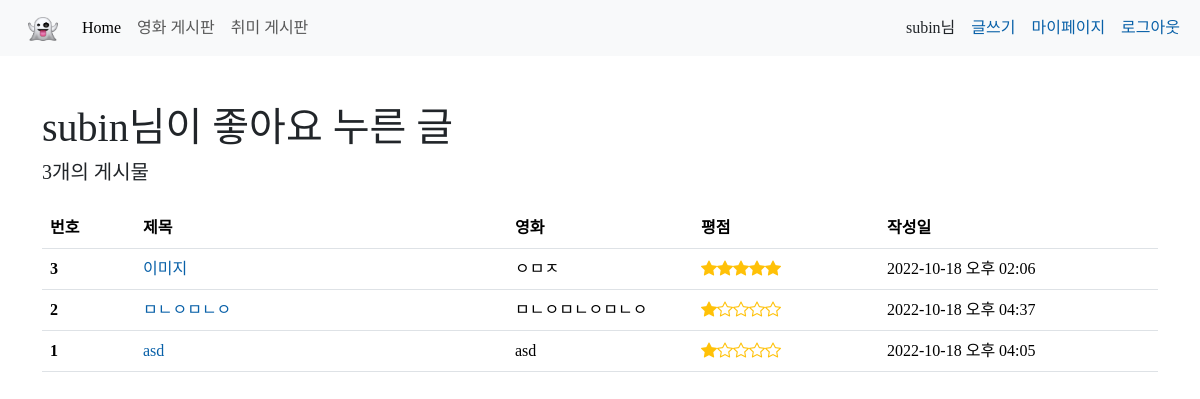
/accounts/6/likes (signed in), run on an earlier commit of the app's database.
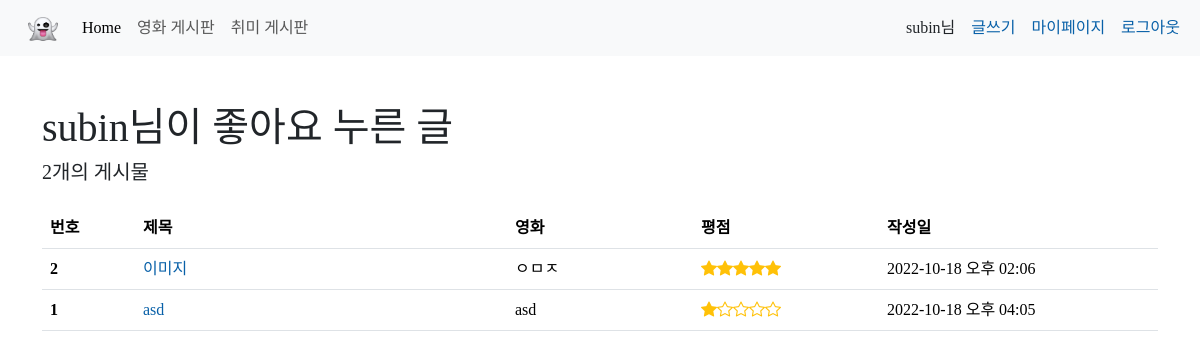
And on a later commit of the database.
### accounts/models.py (models this page shows, shortened)
class User(AbstractUser):
    followings = models.ManyToManyField('self', symmetrical=False, related_name='followers')
    class Meta(AbstractUser.Meta):
        swappable = "AUTH_USER_MODEL"

### articles/models.py (models this page shows)
class Articles(models.Model):
    title = models.CharField(max_length=40)
    content = models.TextField()
    movie_name = models.CharField(max_length=80)
    grade = models.FloatField(default=1.0)
    created_at = models.DateTimeField(auto_now_add=True)
    updated_at = models.DateTimeField(auto_now=True)
    user = models.ForeignKey(get_user_model(), on_delete=models.PROTECT)
    image = ProcessedImageField(upload_to='images/', blank=True, null=True,
                                processors=[ResizeToFill(400, 300)],
                                format='JPEG', options={'quality': 90})
    like_users = models.ManyToManyField(settings.AUTH_USER_MODEL, related_name='like_articles')

### accounts/views.py (the view)
# urls.py: path("<int:pk>/likes", views.likes, name="likes"),
@login_required
def likes(request, pk):
    return render(request, 'accounts/likes.html')

### accounts/templates/accounts/likes.html
{% extends 'base.html' %}
{% load django_bootstrap5 %}
{% block css %}
  <link rel="stylesheet" href="https://cdn.jsdelivr.net/npm/bootstrap-icons@1.9.1/font/bootstrap-icons.css">
{% endblock css %}
{% block content %}
  <div class="container my-5">
    <h1 class="mb-2">{{ request.user }}님이 좋아요 누른 글</h1>
    <h5 class="mb-4">{{ user.like_articles.count }}개의 게시물</h5>
    <div>
      <table class="table table-hover">
        <thead>
          <tr>
            <th scope="col">번호</th>
            <th scope="col">제목</th>
            <th scope="col">영화</th>
            <th scope="col">평점</th>
            <th scope="col">작성일</th>
          </tr>
        </thead>
        <tbody>
          {% for article in user.like_articles.all %}
            <tr>
              <th scope="row" class="align-middle col-md-1">{{ forloop.revcounter }}</td>
              <td class="align-middle col-md-4">
                <a href="{% url 'articles:detail' article.pk %}" class="text-decoration-none">{{ article.title }}</a>
              </td>
              <td class="align-middle col-md-2">{{ article.movie_name }}</td>
              <td class="align-middle col-md-2">
                <div class="d-flex align-items-center">
                  {% if article.grade == 0 %}
                    <div class="text-warning bi-star"></div>
                    <div class="text-warning bi-star"></div>
                    <div class="text-warning bi-star"></div>
                    <div class="text-warning bi-star"></div>
                    <div class="text-warning bi-star"></div>
                  {% elif article.grade == 0.5 %}
                    <div class="text-warning bi-star-half"></div>
                    <div class="text-warning bi-star"></div>
                    <div class="text-warning bi-star"></div>
                    <div class="text-warning bi-star"></div>
                    <div class="text-warning bi-star"></div>
                  {% elif article.grade == 1.0 %}
                    <div class="text-warning bi-star-fill"></div>
                    <div class="text-warning bi-star"></div>
                    <div class="text-warning bi-star"></div>
                    <div class="text-warning bi-star"></div>
                    <div class="text-warning bi-star"></div>
                  {% elif article.grade == 1.5 %}
                    <div class="text-warning bi-star-fill"></div>
                    <div class="text-warning bi-star-half"></div>
                    <div class="text-warning bi-star"></div>
                    <div class="text-warning bi-star"></div>
                    <div class="text-warning bi-star"></div>
                  {% elif article.grade == 2.0 %}
                    <div class="text-warning bi-star-fill"></div>
                    <div class="text-warning bi-star-fill"></div>
                    <div class="text-warning bi-star"></div>
                    <div class="text-warning bi-star"></div>
                    <div class="text-warning bi-star"></div>
                  {% elif article.grade == 2.5 %}
                    <div class="text-warning bi-star-fill"></div>
                    <div class="text-warning bi-star-fill"></div>
                    <div class="text-warning bi-star-half"></div>
                    <div class="text-warning bi-star"></div>
                    <div class="text-warning bi-star"></div>
                  {% elif article.grade == 3.0 %}
                    <div class="text-warning bi-star-fill"></div>
                    <div class="text-warning bi-star-fill"></div>
                    <div class="text-warning bi-star-fill"></div>
                    <div class="text-warning bi-star"></div>
                    <div class="text-warning bi-star"></div>
                  {% elif article.grade == 3.5 %}
                    <div class="text-warning bi-star-fill"></div>
                    <div class="text-warning bi-star-fill"></div>
                    <div class="text-warning bi-star-fill"></div>
                    <div class="text-warning bi-star-half"></div>
                    <div class="text-warning bi-star"></div>
                  {% elif article.grade == 4.0 %}
                    <div class="text-warning bi-star-fill"></div>
                    <div class="text-warning bi-star-fill"></div>
                    <div class="text-warning bi-star-fill"></div>
                    <div class="text-warning bi-star-fill"></div>
                    <div class="text-warning bi-star"></div>
                  {% elif article.grade == 4.5 %}
                    <div class="text-warning bi-star-fill"></div>
                    <div class="text-warning bi-star-fill"></div>
                    <div class="text-warning bi-star-fill"></div>
                    <div class="text-warning bi-star-fill"></div>
                    <div class="text-warning bi-star-half"></div>
                  {% elif article.grade == 5.0 %}
                    <div class="text-warning bi-star-fill"></div>
                    <div class="text-warning bi-star-fill"></div>
                    <div class="text-warning bi-star-fill"></div>
                    <div class="text-warning bi-star-fill"></div>
                    <div class="text-warning bi-star-fill"></div>
                  {% endif %}
                </div>
              </td>
              <td class="align-middle col-md-3">{{ article.created_at|date:'Y-m-d a h:i' }}</td>
            </tr>
          {% endfor %}
        </tbody>
      </table>
    </div>
  </div>
{% endblock content %}

### templates/base.html (shortened to what this page needs)
{% load django_bootstrap5 %}
{% load static %}
<!doctype html>
<html lang="en">
<head>
  {% bootstrap_css %}
  <link rel="stylesheet" href="{% static 'css/styles.css' %}">
  {% block css %}{% endblock css %}
</head>
<body>
  <header>
    <nav class="navbar navbar-expand-lg bg-light">
      <div class="container-fluid">
        <a class="navbar-brand" href="#">
          <img src="{% static 'image/pngwing.com.png' %}" alt="Logo" width="30" height="24" class="d-inline-block align-text-top ms-3">
        </a>
        <div class="collapse navbar-collapse d-flex justify-content-between" id="navbarNavAltMarkup">
          <div class="navbar-nav">
            <a class="nav-link active" aria-current="page" href="{% url 'main' %}">Home</a>
            <a class="nav-link" href="{% url 'articles:index' %}">영화 게시판</a>
            <a class="nav-link" href="#">취미 게시판</a>
          </div>
          <div>
            {% if request.user.is_authenticated %}
            <div class="d-flex justify-content-center">
              <p class="my-auto mx-2">{{ request.user }}님</p>
              <a href="{% url 'articles:create' %}" class="my-auto mx-2">글쓰기</a>
              <a href="{% url 'accounts:mypage' request.user.pk %}" class="my-auto mx-2">마이페이지</a>
              <a href="{% url 'accounts:logout' %}" class="my-auto mx-2">로그아웃</a>
            </div>
            {% else %}
            <div class="d-flex justify-content-center">
              <a href="{% url 'accounts:signup' %}" class="my-auto mx-2">회원가입</a>
              <a href="{% url 'accounts:login' %}" class="my-auto mx-2">로그인</a>
            </div>
            {% endif %}
          </div>
        </div>
      </div>
    </nav>
  </header>
  <main>
    {% block content %}
    {% endblock content %}
  </main>
</body>
</html>

What changed in the data, as far as the page shows it:
no longer on this page (row unchanged): Articles: title "ㅁㄴㅇㅁㄴㅇ", movie_name "ㅁㄴㅇㅁㄴㅇㅁㄴㅇ", grade 1 (drawn), created_at "2022-10-18 오후 04:37"
changed User "subin": like_articles.count "3" → "2"
